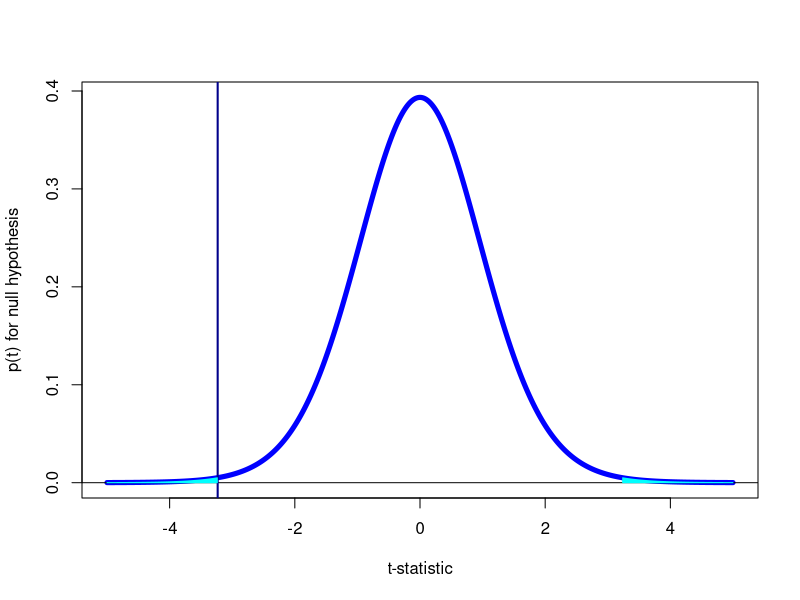
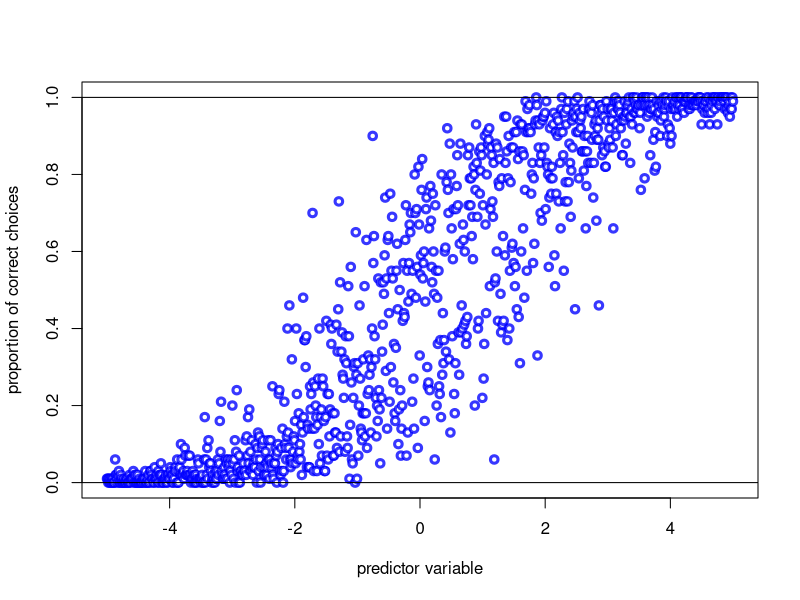
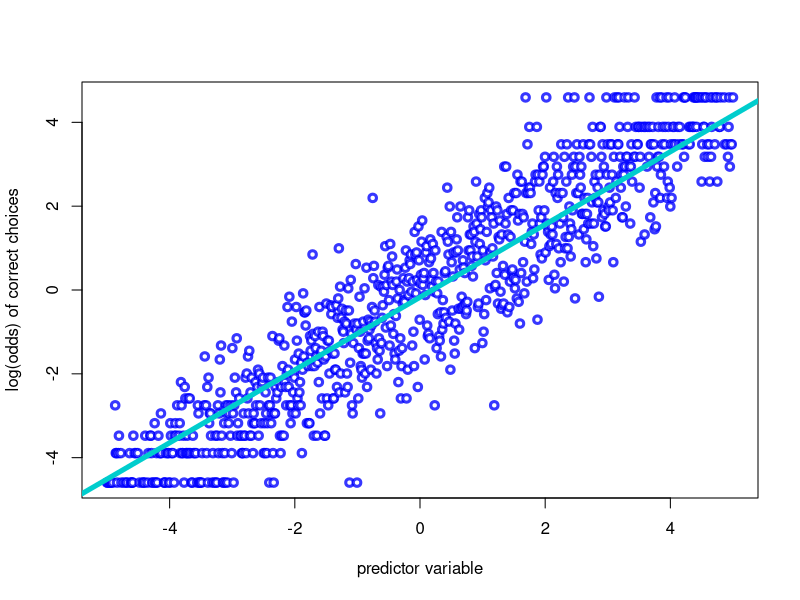
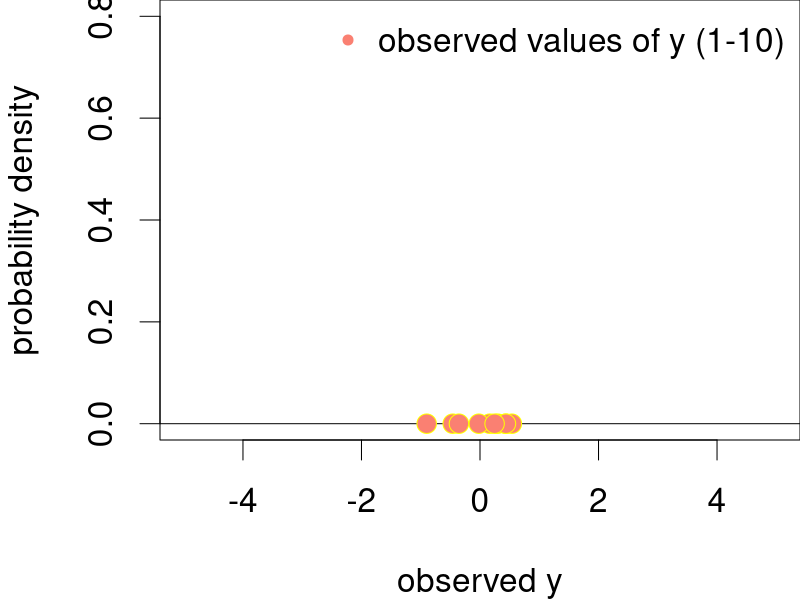
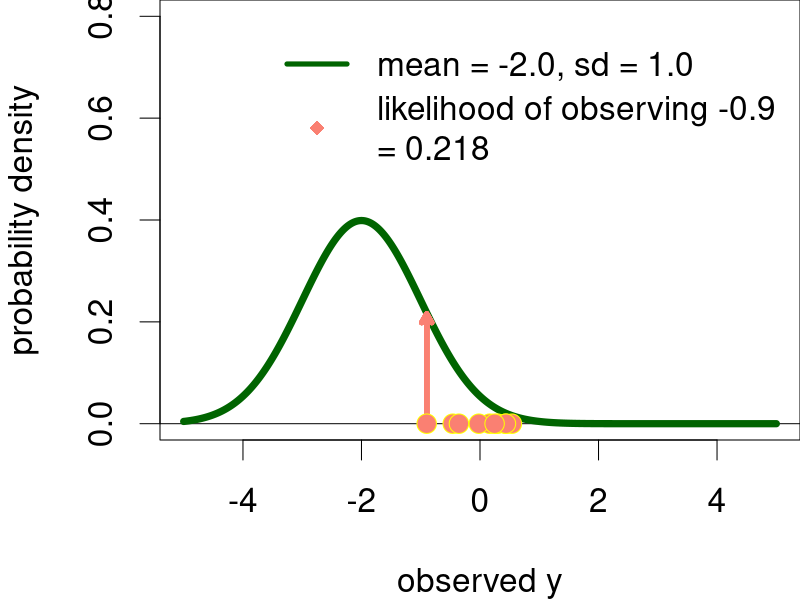
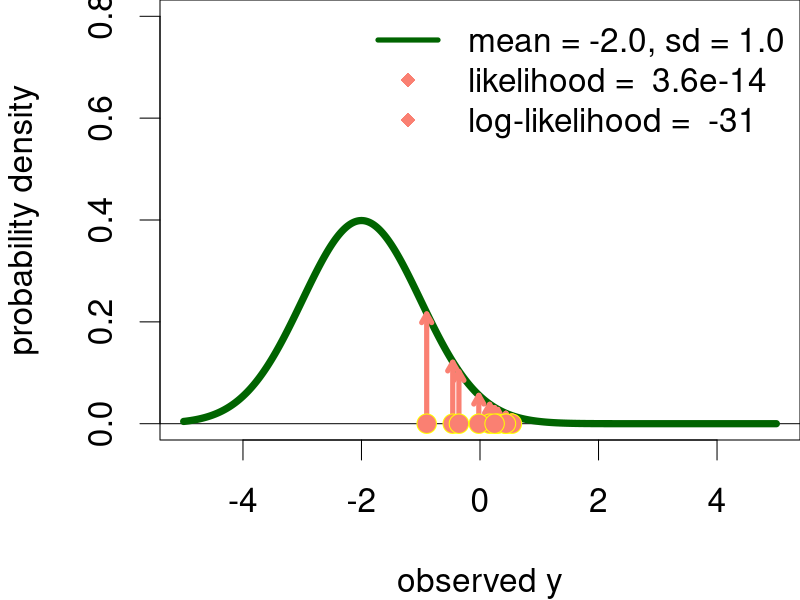
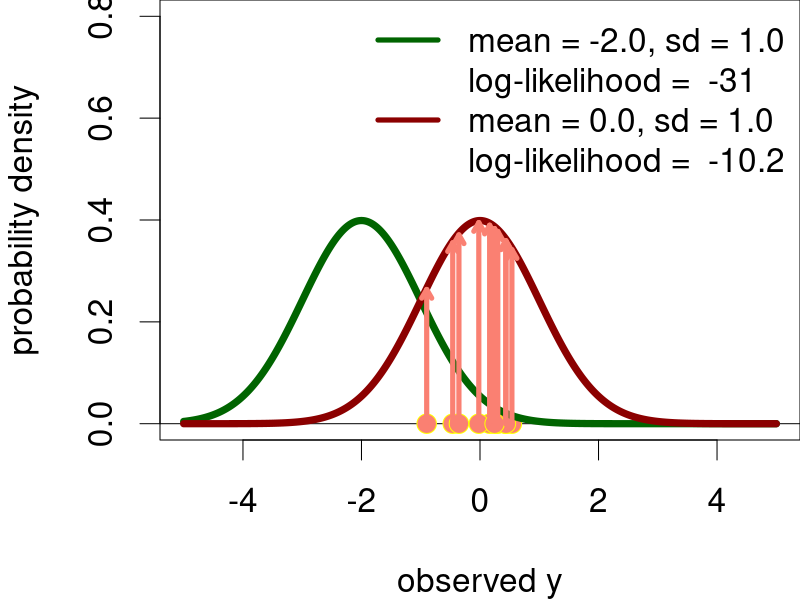
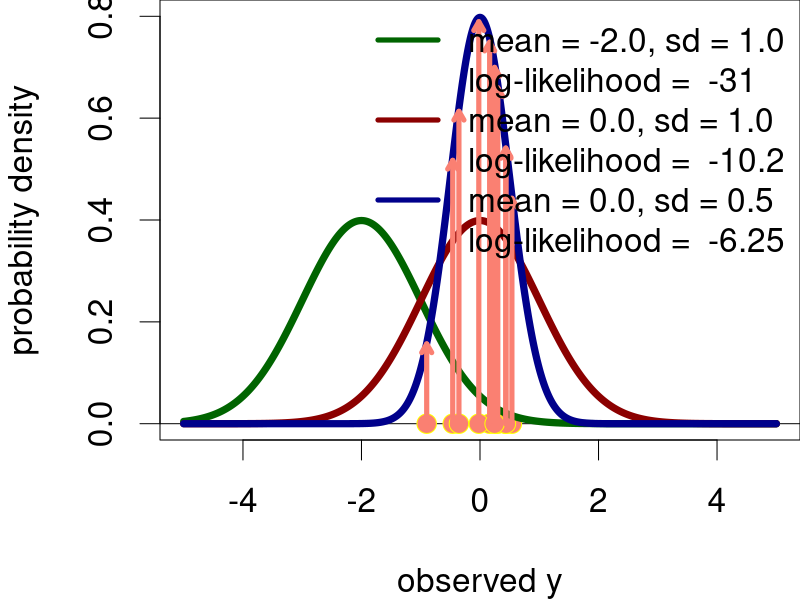

Reproduce these figures in R, in order.
# Details ---------------------------------------------------------------
#       AUTHOR:	James Foster              DATE: 2022 06 16
#     MODIFIED:	James Foster              DATE: 2024 06 04
#
#  DESCRIPTION: Extra plots for introducing hypothesis testing and modelling.
#
#       USAGE:  First install the 'report' and 'emmeans' packages as suggested by
#               Rstudio, or by running install.packages('report'); install.packages('emmeans)
#               Run line by line (ctrl+enter), or run whole script (ctrl+shift+s)
#               Organised into subsections in overview (ctrl+shift+o)
#
#	   CHANGES: -More plots for MLE
#
#   REFERENCES: Turner, S. (2017) Essential Statistics with R
#               www.bioconnector.github.io/workshops/r-stats.html#continuous_variables
#               
#               Russell V. Lenth (2021). emmeans: Estimated Marginal Means, 
#               AKA Least-Squares Means. R package version 1.5.4. 
#               https://cran.r-project.org/web/packages/emmeans/vignettes/basics.html
#
#               Šidák, Z. K. (1967). "Rectangular Confidence Regions for the 
#               Means of Multivariate Normal Distributions". J. Am. Statist. Assoc. 
#               62 (318): 626–633. doi:10.1080/01621459.1967.10482935.
#
#TODO
#- Add comments +


# Function for saving as PNG ----------------------------------------------
#Save the current figure as a single page PDF with the dimensions displayed
PNGsave  = function(Directory = getwd(),#place to save PNG
                    PlotName = 'My Plot',#name of the plot
                    Expr,#the plot command, as an expression between "{" and "}"
                    Dim = par("din"),#dimensions c(width, height) in inches (default)
                    Res = 150,#resolution in pixels/inch, defaults to 150 
                    ...){#any other commands are passed to png()
  #EXAMPLE
  # PNGsave(Directory = getwd(), PlotName = 'My Plot',
  #   Expr = 
  #     {plot(1:10, (1:10)^2)
  #       abline(h = 50, col = 2)
  #       legend('top',legend = c('x^2', 'x=50'),
  #              pch = c(1,NA), lty = c(NA,1), col = 1:2)
  #     }
  # )
  #open PNG device with the correct name and dimensions
  png(file = file.path(Directory, paste0(PlotName,'.png')),
      width = Dim[1]*Res, height = Dim[2]*Res, res = Res,
      ...
  )
  #evaluate the plotting expression using the environment *outside* the function
  eval(Expr, envir = .GlobalEnv)
  #Doesn't save until invisible device is closed
  dev.off()
  dev.set(dev.prev())#if there was an active device, switch back
}


# t-distribution and p-value ----------------------------------------------
xx = seq(from = -5,
         to = 5,
         length.out = 1e3)
pt = dt(x = xx,
        df = 18
        )
t_val = -3.2324
x_undert = subset(x = xx, 
                  subset = xx<t_val)
pt_undert = subset(x = pt, 
                   subset = xx<t_val)
plot(x = xx, 
     y = pt,
     lwd = 5,
     type = 'l',
     col = 'blue',
     xlab = 't-statistic',
     ylab = 'p(t) for null hypothesis')
abline(h = 0)
abline(v = -3.2324,
       col = 'darkblue',
       lwd = 2)
polygon(x = c(x_undert, rev(x_undert)),
        y = c(pt_undert, rep(x = 0, times = length(x_undert))),
        col = 'cyan',
        border = 'cyan')
polygon(x = c(-x_undert, rev(-x_undert)),
        y = c(pt_undert, rep(x = 0, times = length(x_undert))),
        col = 'cyan',
        border = 'cyan')



# Likelihood calculation --------------------------------------------------
#plot parameters
dm = c(15.5,10)
rs = 300#dots per inch
lw = 7#line width
arlw = 5#arrow line width

set.seed(17070523)#seed the random number generator with Linnaeus' birthday
#generate a random sample of 10 points from a narrow normal distribution
smpl = rnorm(n = 10,
             mean = 0.0,
             sd = 0.5)
#set up parameters for prospective normal distributions
mean_lst = list(a = -2,
                b = 0,
                c = 0)
sd_lst = list(a = 1.0,
                b = 1.0,
                c = 0.5)
#a function to estimate normal distributions across the xx values
Dnorm_xx = function(m,s, ...)
{dnorm(x = xx, mean = m, sd = s, ...)}
#apply the function across mean and sd values
norm_curve_lst = mapply(FUN = Dnorm_xx,
                        m = mean_lst,
                        s = sd_lst,
                        SIMPLIFY = FALSE)

#Plot 0, just the sample
PNGsave(PlotName = 'MLE_0',
        Res = rs,
        Dim = dm,
        Expr = 
          {
            #open the plot
        par(mar = c(4,4,0,0),
            cex = 2)
        #set up the axes
        plot(x = NULL, # no data yet
             xlim = c(-5, 5),
             ylim = c(0,0.8),
             xlab = 'observed y',
             ylab = 'probability density'
             )
        #show minimum probability density
        abline(h = 0)
        #add the data as a stripchart
        stripchart(x = smpl,
                   at = 0,
                   add = TRUE,
                   pch = 21,
                   bg = 'salmon',
                   col = 'yellow',
                   cex = 1.3
                   )
        #label with a legend in the top right
        legend(x = 'topright',
               pch = c(20),
               col = c('salmon'),
               legend = c('observed values of y (1-10)'
               ),
               bty = 'n',
               cex = 1.0
        )
        }
)

#Plot 1 
PNGsave(PlotName = 'MLE_1',
        Res = rs,
        Dim = dm,
        Expr = 
          {
            par(mar = c(4,4,0,0),
                cex = 2)
plot(x = NULL,
     xlim = c(-5, 5),
     ylim = c(0,0.8),
     xlab = 'observed y',
     ylab = 'probability density'
)
abline(h = 0)
lines(x = xx,
      y = norm_curve_lst$a,
      lwd = lw,
      col = 'darkgreen')
arrows(x0 = min(smpl),
       x1 = min(smpl),
       y0 = rep(x = 0, times = length(smpl)),
       y1 = dnorm(x = min(smpl),
                  mean = mean_lst$a,
                  sd = sd_lst$a)*0.99,
       col = 'salmon', 
       lwd = arlw,
       length = 0.1)
stripchart(x = smpl,
           at = 0,
           add = TRUE,
           pch = 21,
           bg = 'salmon',
           col = 'yellow',
           cex = 1.3
)
legend(x = 'topright',
       lty = c(1,NA,NA),
       lwd = c(5,NA,NA),
       pch = c(NA, 18, 18),
       col = c('darkgreen','salmon', 'salmon'),
       legend = c('mean = -2.0, sd = 1.0',
                  paste('likelihood of observing',
                        round(min(smpl),3),
                        '\n=',
                        signif(x = 
                                 dnorm(x = min(smpl),
                                            mean = mean_lst$a,
                                            sd = sd_lst$a),
                               digits = 3)
                  )
       ),
       bty = 'n',
       cex = 1.0
)
})

PNGsave(PlotName = 'MLE_2',
        Res = rs,
        Dim = dm,
        Expr = 
          {
            par(mar = c(4,4,0,0),
                cex = 2)
plot(x = NULL,
     xlim = c(-5, 5),
     ylim = c(0,0.8),
     xlab = 'observed y',
     ylab = 'probability density'
     )
abline(h = 0)
lines(x = xx,
      y = norm_curve_lst$a,
      lwd = lw,
      col = 'darkgreen')
arrows(x0 = smpl,
       x1 = smpl,
       y0 = rep(x = 0, times = length(smpl)),
       y1 = dnorm(x = smpl,
                  mean = mean_lst$a,
                  sd = sd_lst$a)*0.99,
       col = 'salmon', 
       lwd = arlw,
       length = 0.1)
stripchart(x = smpl,
           at = 0,
           add = TRUE,
           pch = 21,
           bg = 'salmon',
           col = 'yellow',
           cex = 1.3
           )
legend(x = 'topright',
       lty = c(1,NA,NA),
       lwd = c(5,NA,NA),
       pch = c(NA, 18, 18),
       col = c('darkgreen','salmon', 'salmon'),
       legend = c('mean = -2.0, sd = 1.0',
                 paste('likelihood = ',
                      signif(x = 
                        prod(dnorm(x = smpl,
                                 mean = mean_lst$a,
                                 sd = sd_lst$a)),
                        digits = 3)
                      ),
                  paste('log-likelihood = ',
                      signif(x = sum(dnorm(x = smpl,
                                 mean = mean_lst$a,
                                 sd = sd_lst$a,
                                log = TRUE)),
                          digits = 3)
                  )
       ),
       bty = 'n',
       cex = 1.0
)
})

PNGsave(PlotName = 'MLE_3',
        Res = rs,
        Dim = dm,
        Expr = 
          {
            par(mar = c(4,4,0,0),
                cex = 2)
plot(x = NULL,
     xlim = c(-5, 5),
     ylim = c(0,0.8),
     xlab = 'observed y',
     ylab = 'probability density'
     )
abline(h = 0)
stripchart(x = smpl,
           at = 0,
           add = TRUE,
           pch = 21,
           bg = 'salmon',
           col = 'yellow',
           cex = 1.3
           )
lines(x = xx,
      y = norm_curve_lst$a,
      lwd = lw,
      col = 'darkgreen')
lines(x = xx,
      y = norm_curve_lst$b,
      lwd = lw,
      col = 'darkred')
arrows(x0 = smpl,
       x1 = smpl,
       y0 = rep(x = 0, times = length(smpl)),
       y1 = dnorm(x = smpl,
                  mean =mean_lst$b,
                  sd = sd_lst$b)*0.99,
       col = 'salmon', 
       lwd = arlw,
       length = 0.1)
legend(x = 'topright',
       lty = c(1,NA,1,NA),
       lwd = c(5,NA,5,NA),
       col = c('darkgreen',
               NA,
               'darkred',
               NA),
       legend = c('mean = -2.0, sd = 1.0',
                  paste('log-likelihood = ',
                        signif(x = 
                                 sum(dnorm(x = smpl,
                                            mean = mean_lst$a,
                                            sd = sd_lst$a,
                                           log = TRUE)),
                               digits = 3)
                  ),
                  'mean = 0.0, sd = 1.0',
                  paste('log-likelihood = ',
                        signif(x = sum(dnorm(x = smpl,
                                             mean = mean_lst$b,
                                             sd = sd_lst$b,
                                             log = TRUE)),
                               digits = 3)
                  )
       ),
       bty = 'n',
       cex = 1.0
)
})

PNGsave(PlotName = 'MLE_4',
        Res = rs,
        Dim = dm,
        Expr = 
          {
            par(mar = c(4,4,0,0),
                cex = 2)
plot(x = NULL,
     xlim = c(-5, 5),
     ylim = c(0,0.8),
     xlab = 'observed y',
     ylab = 'probability density'
     )
abline(h = 0)
stripchart(x = smpl,
           at = 0,
           add = TRUE,
           pch = 21,
           bg = 'salmon',
           col = 'yellow',
           cex = 1.3
           )
lines(x = xx,
      y = norm_curve_lst$a,
      lwd = lw,
      col = 'darkgreen')
lines(x = xx,
      y = norm_curve_lst$b,
      lwd = lw,
      col = 'darkred')
lines(x = xx,
      y = norm_curve_lst$c,
      lwd = lw,
      col = 'darkblue')
arrows(x0 = smpl,
       x1 = smpl,
       y0 = rep(x = 0, times = length(smpl)),
       y1 = dnorm(x = smpl,
                  mean = mean_lst$c,
                  sd = sd_lst$c)*0.99,
       col = 'salmon', 
       lwd = arlw,
       length = 0.1)
legend(x = 'topright',
       lty = c(1,NA,1,NA),
       lwd = c(5,NA,5,NA),
       col = c('darkgreen',
               NA,
               'darkred',
               NA,
               'darkblue',
               NA),
       legend = c('mean = -2.0, sd = 1.0',
                  paste('log-likelihood = ',
                        signif(x = 
                                 sum(dnorm(x = smpl,
                                            mean = mean_lst$a,
                                            sd = sd_lst$a,
                                           log = TRUE)),
                               digits = 3)
                  ),
                  'mean = 0.0, sd = 1.0',
                  paste('log-likelihood = ',
                        signif(x = sum(dnorm(x = smpl,
                                             mean = mean_lst$b,
                                             sd = sd_lst$b,
                                             log = TRUE)),
                               digits = 3)
                  ),
                  'mean = 0.0, sd = 0.5',
                  paste('log-likelihood = ',
                        signif(x = sum(dnorm(x = smpl,
                                             mean = mean_lst$c,
                                             sd = sd_lst$c,
                                             log = TRUE)),
                               digits = 3)
                  )
       ),
       bty = 'n',
       cex = 1.0
)
})

# Multiple parameter MLE calculation --------------------------------------------------
#plot parameters
dm_m = c(6.24,5.45)
rs = 300#dots per inch
lw = 7#line width
arlw = 5#arrow line width

set.seed(17070523)#seed the random number generator with Linnaeus' birthday
#generate a random sample of 10 points from a narrow normal distribution
#set up parameters for prospective normal distributions
m_mean_lst = list(a = -0.60,  
                b = 1.00,
                c = 1.50)
m_sd_lst = list(a = 1.0,
              b = 1.0,
              c = 1.0)
#multiple samples
mlts = sapply(X = m_mean_lst,
              FUN = rnorm,
              n = 4)
#apply the function across mean and sd values
meas_mean_lst = sapply(data.frame(mlts), mean)
meas_sd_lst = sapply(data.frame(mlts), sd)
m_norm_curve_lst = mapply(FUN = Dnorm_xx,
                        m = meas_mean_lst,
                        s = meas_sd_lst,
                        log = TRUE,
                        SIMPLIFY = FALSE)
m_norm_curv_all = Dnorm_xx(m = mean(mlts), 
                           s = sd(mlts),
                           log = TRUE)



PNGsave(PlotName = 'MultMLE_0',
        Res = rs,
        Dim = dm_m,
        Expr = 
          {
            par(mar = c(4,4,0,0),
                cex = 1.5)
            plot(x = NULL,
                 xlim = c(-5, 5),
                 ylim = c(-5,0),
                 xlab = 'observed y',
                 ylab = 'log probability density'
            )
            abline(h = 0)
            stripchart(x = mlts,
                       at = -5,
                       add = TRUE,
                       pch = 21,
                       bg = 'salmon',
                       col = 'yellow',
                       cex = 1.3,
                       method = 'overplot'
                         
            )
            lines(x = xx,
                  y = m_norm_curv_all,
                  lwd = lw,
                  col = 'gray50')
          })

PNGsave(PlotName = 'MultMLE_0_0',
        Res = rs,
        Dim = dm_m,
        Expr = 
          {
            par(mar = c(4,4,0,0),
                cex = 1.5)
            plot(x = NULL,
                 xlim = c(-5, 5),
                 ylim = c(-5,0),
                 xlab = 'observed y',
                 ylab = 'log probability density'
            )
            abline(h = 0)
            stripchart(x = mlts,
                       at = -5,
                       add = TRUE,
                       pch = 21,
                       bg = 'salmon',
                       col = 'yellow',
                       cex = 1.3,
                       method = 'overplot'
                         
            )
            lines(x = xx,
                  y = m_norm_curv_all,
                  lwd = lw,
                  col = 'gray50')
            abline(v = mean(mlts),
                   col = 'purple4',
                   lwd = arlw)
          })
PNGsave(PlotName = 'MultMLE_0_1',
        Res = rs,
        Dim = dm_m,
        Expr = 
          {
            par(mar = c(4,4,0,0),
                cex = 1.5)
            plot(x = NULL,
                 xlim = c(-5, 5),
                 ylim = c(-5,0),
                 xlab = 'observed y',
                 ylab = 'log probability density'
            )
            abline(h = 0)
            stripchart(x = mlts,
                       at = -5,
                       add = TRUE,
                       pch = 21,
                       bg = 'salmon',
                       col = 'yellow',
                       cex = 1.3,
                       method = 'overplot'
                         
            )
            lines(x = xx,
                  y = m_norm_curv_all,
                  lwd = lw,
                  col = 'gray50')
            abline(v = mean(mlts),
                   col = 'purple4',
                   lwd = arlw)
            arrows(x0 = mean(mlts)-sd(mlts),
                   x1 = mean(mlts)+sd(mlts),
                   y0 = dnorm(x = mean(mlts)+sd(mlts),
                              mean = mean(mlts),
                              sd = sd(mlts),
                                      log = TRUE),
                   y1 = dnorm(x = mean(mlts)+sd(mlts),
                              mean = mean(mlts),
                              sd = sd(mlts),
                                      log = TRUE),
                   code = 3,
                   angle = 90,
                   lwd = arlw,
                   length = 0.1,
                   col = 'red3'
                   )
          })

PNGsave(PlotName = 'MultMLE_1',
        Res = rs,
        Dim = dm_m,
        Expr = 
          {
            par(mar = c(4,4,0,0),
                cex = 1.5)
            plot(x = NULL,
                 xlim = c(-5, 5),
                 ylim = c(-5,0),
                 xlab = 'observed y',
                 ylab = 'log probability density'
            )
            abline(h = 0)
            stripchart(x = mlts,
                       at = -5,
                       add = TRUE,
                       pch = 21,
                       bg = 'salmon',
                       col = 'yellow',
                       cex = 1.3,
                       method = 'overplot'
                         
            )
            lines(x = xx,
                  y = m_norm_curv_all,
                  lwd = lw,
                  col = 'gray50')
            arrows(x0 = mlts,
                   x1 = mlts,
                   y0 = rep(x = -5, times = length(smpl)),
                   y1 = dnorm(x = mlts,
                              mean = mean(mlts),
                              sd = sd(mlts),
                              log = TRUE)*0.99,
                   col = 'salmon', 
                   lwd = arlw,
                   length = 0.1)
            legend(x = 'topleft',
                   inset = 0.1,
                   lty = c(1,NA),
                   lwd = c(5,NA),
                   col = c('gray50',
                           NA
                           ),
                   legend = c('mean = 0.84, sd = 1.6',
                              paste('log-likelihood = ',
                                    signif(x = 
                                             sum(dnorm(x = mlts,
                                                       mean = mean(mlts),
                                                       sd = sd(mlts),
                                                       log = TRUE)),
                                           digits = 3)
                                    )
                   ),
                   bty = 'n',
                   cex = 1.0
            )
          })

PNGsave(PlotName = 'MultMLE_2_0',
        Res = rs,
        Dim = dm_m,
        Expr = 
          {
            par(mar = c(4,4,0,0),
                cex = 1.5)
            plot(x = NULL,
                 xlim = c(-5, 5),
                 ylim = c(-5,0),
                 xlab = 'observed y',
                 ylab = 'log probability density'
            )
            abline(h = 0)
            lines(x = xx,
                  y = m_norm_curv_all,
                  lwd = lw,
                  col = 'gray50',
                  lty = 3)
            stripchart(x = mlts,
                       at = -5,
                       add = TRUE,
                       pch = 21,
                       bg = sort(rep(x = 
                                       c('orange2',
                                          'seagreen',
                                        'slategray3'),
                                     times = 4) ),
                       col = 'yellow',
                       cex = 1.3,
                       method = 'overplot'
                         
            )
          })

PNGsave(PlotName = 'MultMLE_2_1',
        Res = rs,
        Dim = dm_m,
        Expr = 
          {
            par(mar = c(4,4,0,0),
                cex = 1.5)
            plot(x = NULL,
                 xlim = c(-5, 5),
                 ylim = c(-5,0),
                 xlab = 'observed y',
                 ylab = 'log probability density'
            )
            abline(h = 0)
            lines(x = xx,
                  y = m_norm_curv_all,
                  lwd = lw,
                  col = 'gray50',
                  lty = 3)
            lines(x = xx,
                  y = m_norm_curve_lst$a,
                  lwd = lw,
                  col = 'orange2')
            lines(x = xx,
                  y = m_norm_curve_lst$b,
                  lwd = lw,
                  col = 'seagreen')
            lines(x = xx,
                  y = m_norm_curve_lst$c,
                  lwd = lw,
                  col = 'slategray3')
            stripchart(x = mlts,
                       at = -5,
                       add = TRUE,
                       pch = 21,
                       bg = sort(rep(x = 
                                       c('orange2',
                                          'seagreen',
                                        'slategray3'),
                                     times = 4) ),
                       col = 'yellow',
                       cex = 1.3,
                       method = 'overplot'
                         
            )
          })

PNGsave(PlotName = 'MultMLE_3_0',
        Res = rs,
        Dim = dm_m,
        Expr = 
          {
            par(mar = c(4,4,0,0),
                cex = 1.5)
            plot(x = NULL,
                 xlim = c(-5, 5),
                 ylim = c(-5,0),
                 xlab = 'observed y',
                 ylab = 'log probability density'
            )
            abline(h = 0)
            lines(x = xx,
                  y = m_norm_curv_all,
                  lwd = lw,
                  col = 'gray50',
                  lty = 3)
            lines(x = xx,
                  y = m_norm_curve_lst$a,
                  lwd = lw,
                  col = 'orange2')
            lines(x = xx,
                  y = m_norm_curve_lst$b,
                  lwd = lw,
                  col = 'seagreen')
            lines(x = xx,
                  y = m_norm_curve_lst$c,
                  lwd = lw,
                  col = 'slategray3')
            stripchart(x = mlts,
                       at = -5,
                       add = TRUE,
                       pch = 21,
                       bg = sort(rep(x = 
                                       c('orange2',
                                          'seagreen',
                                        'slategray3'),
                                     times = 4) ),
                       col = 'yellow',
                       cex = 1.3,
                       method = 'overplot'
                         
            )
            arrows(x0 = mlts[,'a'],
                   x1 = mlts[,'a'],
                   y0 = rep(x = -5, times = length(mlts[,'a'])),
                   y1 = dnorm(x = mlts[,'a'],
                              mean = mean(mlts[,'a']),
                              sd = sd(mlts[,'a']),
                              log = TRUE)*0.99,
                   col = 'orange2', 
                   lwd = arlw,
                   length = 0.1)
            arrows(x0 = mlts[,'b'],
                   x1 = mlts[,'b'],
                   y0 = rep(x = -5, times = length(mlts[,'b'])),
                   y1 = dnorm(x = mlts[,'b'],
                              mean = mean(mlts[,'b']),
                              sd = sd(mlts[,'b']),
                              log = TRUE)*0.99,
                   col = 'seagreen', 
                   lwd = arlw,
                   length = 0.1)
            arrows(x0 = mlts[,'c'],
                   x1 = mlts[,'c'],
                   y0 = rep(x = -5, times = length(mlts[,'c'])),
                   y1 = dnorm(x = mlts[,'c'],
                              mean = mean(mlts[,'c']),
                              sd = sd(mlts[,'c']),
                              log = TRUE)*0.99,
                   col = 'slategray3', 
                   lwd = arlw,
                   length = 0.1)
            legend(x = 'topleft',
                   legend = c(
                     paste('all data: log-likelihood = ',
                                    signif(x = 
                                             sum(dnorm(x = mlts,
                                                       mean = mean(mlts),
                                                       sd = sd(mlts),
                                                       log = TRUE)),
                                           digits = 3) ),
                                    paste('by conditions: log-likelihood = ',
                                    signif(x = 
                                             sum(dnorm(x = mlts[,'a'],
                                                       mean = mean(mlts[,'a']),
                                                       sd = sd(mlts[,'a']),
                                                       log = TRUE)) +
                                             sum(dnorm(x = mlts[,'b'],
                                                       mean = mean(mlts[,'b']),
                                                       sd = sd(mlts[,'b']),
                                                       log = TRUE)) +
                                             sum(dnorm(x = mlts[,'c'],
                                                       mean = mean(mlts[,'c']),
                                                       sd = sd(mlts[,'c']),
                                                       log = TRUE))  ,
                                           digits = 3)
                              )
                   ),
                   bty = 'n',
                   cex = 1.0
            )
            
          })

PNGsave(PlotName = 'MultMLE_3_1',
        Res = rs,
        Dim = dm_m,
        Expr = 
          {
            par(mar = c(4,4,0,0),
                cex = 1.5)
            plot(x = NULL,
                 xlim = c(-5, 5),
                 ylim = c(-5,0),
                 xlab = 'observed y',
                 ylab = 'log probability density'
            )
            abline(h = 0)
            lines(x = xx,
                  y = m_norm_curv_all,
                  lwd = lw,
                  col = 'gray50',
                  lty = 3)
            lines(x = xx,
                  y = m_norm_curve_lst$a,
                  lwd = lw,
                  col = 'orange2')
            lines(x = xx,
                  y = m_norm_curve_lst$b,
                  lwd = lw,
                  col = 'seagreen')
            lines(x = xx,
                  y = m_norm_curve_lst$c,
                  lwd = lw,
                  col = 'slategray3')
            stripchart(x = mlts,
                       at = -5,
                       add = TRUE,
                       pch = 21,
                       bg = sort(rep(x = 
                                       c('orange2',
                                          'seagreen',
                                        'slategray3'),
                                     times = 4) ),
                       col = 'yellow',
                       cex = 1.3,
                       method = 'overplot'
                         
            )
            arrows(x0 = mean(mlts[,'a']),
                   x1 = mean(mlts[,'a']),
                   y0 = -5,
                   y1 = dnorm(x = 0,
                              mean = 0,
                              sd = sd(mlts[,'a']),
                              log = TRUE),
                   col = 'orange2', 
                   lwd = arlw,
                   length = 0)
            arrows(x0 = mean(mlts[,'b']),
                   x1 = mean(mlts[,'b']),
                   y0 = -5,
                   y1 = dnorm(x = 0,
                              mean = 0,
                              sd = sd(mlts[,'b']),
                              log = TRUE),
                   col = 'seagreen', 
                   lwd = arlw,
                   length = 0)
            arrows(x0 = mean(mlts[,'c']),
                   x1 = mean(mlts[,'c']),
                   y0 = -5,
                   y1 = dnorm(x = 0,
                              mean = 0,
                              sd = 
                                sd(mlts[,'c']),
                              log = TRUE),
                   col = 'slategray3', 
                   lwd = arlw,
                   length = 0)
          })


# 3D MLE Optimisation -----------------------------------------------------
# set.seed(17070523)#seed the random number generator with Linnaeus' birthday
# #multiple samples, larger sample for smooth surface
# mlts_3d = sapply(X = m_mean_lst[c('a','b')],
#               FUN = rnorm,
#               n = 10)
dm_3d = c(7.381890, 4.901575)*1.1
mlts_3d = mlts

lim = 2
condition_A = seq(from = -1*lim,
         to = 1*lim,
         length.out = 5e1)
condition_B = seq(from = -1*lim,
         to = 1*lim,
         length.out = 5e1)
LikFun  = function(x, y)
{ 
  est_sd = sqrt( #sum of squared errors
              sum(
                  (mlts_3d[,'a'] - x)^2 + 
                    (mlts_3d[,'b'] - y)^2
                  ) / length(mlts_3d)
            ) * 
              length(mlts_3d)/(length(mlts_3d)-1) #Bessel correction
  ll = sum(dnorm(x = mlts_3d[,'a'],
            mean = x,
            sd = est_sd ,
            log = TRUE)) +
      sum(dnorm(x = mlts_3d[,'b'],
                mean = y,
                sd = est_sd,
                log = TRUE))
  return(ll)
}
VLikFun = Vectorize(LikFun)
log_likelihood = outer(X = condition_A,
                       Y = condition_B, 
                       FUN = Vectorize(LikFun) )
log_likelihood_NA = ifelse(log_likelihood < median(log_likelihood)-1.6,
                           yes = NA,
                           no = log_likelihood)
PNGsave(PlotName = 'MLE3D_0',
        Res = rs,
        Dim = dm_3d,
        Expr = 
          {
par(mar = c(0,0,0,0))
rr = persp(x = condition_A, 
      y = condition_B, 
      z = log_likelihood_NA,
      zlim = c(median(log_likelihood), max(log_likelihood)),
      theta = 30,
      phi = 30,
      expand = 0.5,
      col = adjustcolor("lightblue",alpha.f = 0.5),
      border = adjustcolor('blue', alpha.f = 0.5),
      xlab = "Condition A mean",
      ylab = "Condition B mean",
      zlab = "log(likelihood)",
      cex.axis = 0.8,
      ticktype = 'detailed')
points(trans3d(x = mlts_3d[,'a'],
               y = rep(-2, length(mlts_3d[,'a'])), 
               z = rep(-15, length(mlts_3d[,'a'])),          
               pmat = rr),
       col = 'orange2',
       pch = 20,
       lwd = lw,
       cex = 2.0)
points(trans3d(y = mlts_3d[,'b'],
               x = rep(2, length(mlts_3d[,'b'])), 
               z = rep(-15, length(mlts_3d[,'b'])),          
               pmat = rr),
       col = 'seagreen',
       pch = 20,
       lwd = lw,
       cex = 2.0)
}
)

Ofun = function(prm)
{ - LikFun(prm[1],prm[2]) }
Ostepper = function(n, ...)
{
  oo = optim(par = c(a = 1,b = -1),
        fn = Ofun,
        control = list(maxit = n)
  )
  return(c(oo$par, ll = oo$value))
}
osteps = sapply(X = 1:100,
                FUN = Ostepper)
#prune identical osteps
usteps = osteps[,!duplicated(osteps['ll',])]

PNGsave(PlotName = 'MLE3D_1_0',
        Res = rs,
        Dim = dm_3d,
        Expr = 
          {
            par(mar = c(0,0,0,0))
rr = persp(x = condition_A, 
           y = condition_B, 
           # z = ll_mat,
           z = log_likelihood_NA,
           zlim = c(median(log_likelihood), max(log_likelihood)),
           theta = 30,
           phi = 30,
           expand = 0.5,
           col = adjustcolor("lightblue",alpha.f = 0.5),
           border = adjustcolor('blue', alpha.f = 0.5),
           xlab = "Condition A mean",
           ylab = "Condition B mean",
           zlab = "log(likelihood)",
           cex.axis = 0.8,
           ticktype = 'detailed')
points(trans3d(x = usteps['a',1:4],
              y = usteps['b',1:4], 
              z = -usteps['ll',1:4],          
              pmat = rr),
      col = 'red',
      type = 'b',
      pch = paste(1:4),
      lwd = 1.0,
      cex = 2.0)
points(trans3d(x = mlts_3d[,'a'],
               y = rep(-2, length(mlts_3d[,'a'])), 
               z = rep(-15, length(mlts_3d[,'a'])),          
               pmat = rr),
       col = 'orange2',
       pch = 20,
       lwd = lw,
       cex = 2.0)
points(trans3d(y = mlts_3d[,'b'],
               x = rep(2, length(mlts_3d[,'b'])), 
               z = rep(-15, length(mlts_3d[,'b'])),          
               pmat = rr),
       col = 'seagreen',
       pch = 20,
       lwd = lw,
       cex = 2.0)
})

PNGsave(PlotName = 'MLE3D_1',
        Res = rs,
        Dim = dm_3d,
        Expr = 
          {
            par(mar = c(0,0,0,0))
rr = persp(x = condition_A, 
           y = condition_B, 
           # z = ll_mat,
           z = log_likelihood_NA,
           zlim = c(median(log_likelihood), max(log_likelihood)),
           theta = 30,
           phi = 30,
           expand = 0.5,
           col = adjustcolor("lightblue",alpha.f = 0.5),
           border = adjustcolor('blue', alpha.f = 0.5),
           xlab = "Condition A mean",
           ylab = "Condition B mean",
           zlab = "log(likelihood)",
           cex.axis = 0.8,
           ticktype = 'detailed')
points(trans3d(x = usteps['a',1:9],
              y = usteps['b',1:9], 
              z = -usteps['ll',1:9],          
              pmat = rr),
      col = 'red',
      type = 'b',
      pch = paste(1:9),
      lwd = 1.0,
      cex = 2.0)
points(trans3d(x = mlts_3d[,'a'],
               y = rep(-2, length(mlts_3d[,'a'])), 
               z = rep(-15, length(mlts_3d[,'a'])),          
               pmat = rr),
       col = 'orange2',
       pch = 20,
       lwd = lw,
       cex = 2.0)
points(trans3d(y = mlts_3d[,'b'],
               x = rep(2, length(mlts_3d[,'b'])), 
               z = rep(-15, length(mlts_3d[,'b'])),          
               pmat = rr),
       col = 'seagreen',
       pch = 20,
       lwd = lw,
       cex = 2.0)
})

PNGsave(PlotName = 'MLE3D_2',
        Res = rs,
        Dim = dm_3d,
        Expr = 
          {
            par(mar = c(0,0,0,0))
rr = persp(x = condition_A, 
           y = condition_B, 
           # z = ll_mat,
           z = log_likelihood_NA,
           zlim = c(median(log_likelihood), max(log_likelihood)),
           theta = 30,
           phi = 30,
           expand = 0.5,
           col = adjustcolor("lightblue",alpha.f = 0.5),
           border = adjustcolor('blue', alpha.f = 0.5),
           xlab = "Condition A mean",
           ylab = "Condition B mean",
           zlab = "log(likelihood)",
           cex.axis = 0.8,
           ticktype = 'detailed')
points(trans3d(x = usteps['a',],
              y = usteps['b',], 
              z = -usteps['ll',],          
              pmat = rr),
      col = adjustcolor('red',0.3),
      type = 'b',
      pch = 19,
      lwd = arlw)

points(trans3d(x = m_mean_lst$a,
               y = m_mean_lst$b, 
               z = LikFun(m_mean_lst$a,
                          m_mean_lst$b),          
               pmat = rr),
       col = 'magenta',
       pch = 4,
       lwd = arlw,
       cex = 3)
points(trans3d(x = osteps['a',100],
               y = osteps['b',100], 
               z = -osteps['ll',100],          
               pmat = rr),
       col = 'red',
       pch = 3,
       lwd = arlw,
       cex = 3)
points(trans3d(x = mlts_3d[,'a'],
               y = rep(-2, length(mlts_3d[,'a'])), 
               z = rep(-15, length(mlts_3d[,'a'])),          
               pmat = rr),
       col = 'orange2',
       pch = 20,
       lwd = lw,
       cex = 2.0)
points(trans3d(y = mlts_3d[,'b'],
               x = rep(2, length(mlts_3d[,'b'])), 
               z = rep(-15, length(mlts_3d[,'b'])),          
               pmat = rr),
       col = 'seagreen',
       pch = 20,
       lwd = lw,
       cex = 2.0)
})

# Logit transform of sigmoid ---------------------------------------------
n_per_obs = 100

yy = rbinom(n = length(xx),
            size = n_per_obs,
            prob = plogis(xx*1.0 - 0.2 + rnorm(length(xx)))
)
co = 
  lapply(X = yy,
            FUN = function(y)
            { xnew = if(y < n_per_obs & y > 0)
              { c(rep(1, times = y),
                             rep(0, times = (n_per_obs-y))
              )
            }else
            {
              if(y == n_per_obs){rep(1, times = y)}else{rep(0, times = n_per_obs)}
            }
            
            }
           )
co = do.call(c,
             co)

xxx = lapply(X = xx,
                    FUN = function(x)
                      {
                      rep(x, times = n_per_obs)
                    })
xxx = do.call(c, xxx)

plot(x = xx, 
     y = yy/n_per_obs,
     lwd = 3,
     pch = 21,
     col = adjustcolor(col = 'blue', alpha.f = 200/255),
     bg = 'white',
     xlab = 'predictor variable',
     ylab = 'proportion of correct choices')
abline(h = c(0,1))

plot(x = xx, 
     y = qlogis(p = yy/n_per_obs),
     lwd = 3,
     pch = 21,
     col = adjustcolor(col = 'blue', alpha.f = 200/255),
     bg = 'white',
     xlab = 'predictor variable',
     ylab = 'log(odds) of correct choices')
ll = glm(formula = co ~ xxx,
         family = binomial(link = logit))
abline(ll, col = 'cyan3', lwd = 5)
